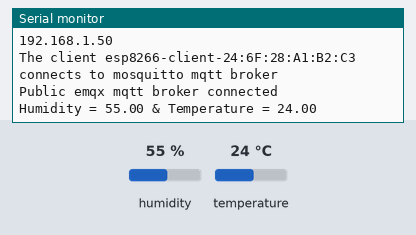
A sketch run on a simulated ESP8266 (NodeMCU). Parts: the last lines printed to the serial monitor. Inputs (shaded band) come from the test bench; at power-on: humidity 55 %, temperature 24 °C. WiFi joins after 1.5 s; servers stay silent unless stated; no MQTT or app messages arrive unless stated.

Above: at 3.3 s.
3.4 s: humidity set to 22 %
At 7.5 s:
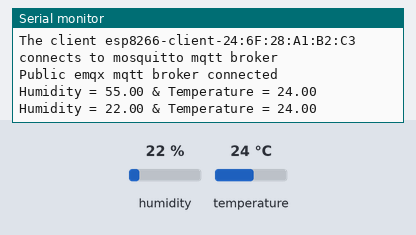
9.0 s: temperature set to 12 °C
At 13.4 s:
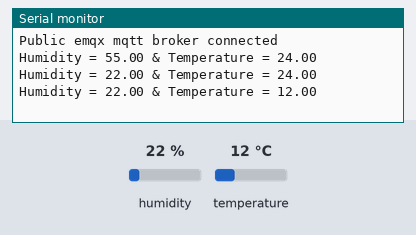
14.6 s: humidity set to 40 %
At 18.1 s:
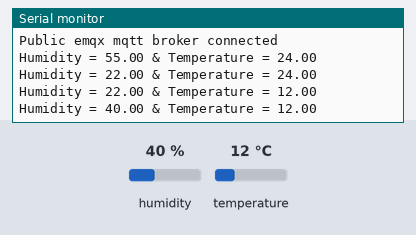
Timing chart, 0 to 19.6 s (numbered marks = the images above; inputs shaded):
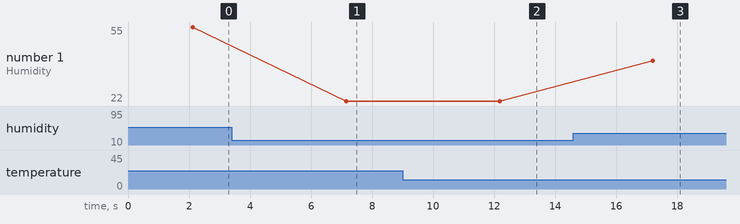

The sketch:

code.ino
```cpp
// Los comentarios del código se encuentran en el informe.
#include <ESP8266WiFi.h>
#include "DHT.h"
#include <PubSubClient.h>

// Temperature config
float t = 0.0;
float h = 0.0;
DHT dht2(0, DHT11);

// Mosquitto config
const char *mqtt_broker = "192.168.18.131";
const char *topic = "test/topic";
const int mqtt_port = 1883;

// Network config
WiFiClient espClient;
PubSubClient client(espClient);
const char *ssid = "PEZET-2.4G";
const char *pass = "reb21&ma30";

void setup()
{
      Serial.begin(9600);

      // Humedity sensor
      dht2.begin();
      delay(500); // Delay to let system boot
      Serial.println("DHT11 Humidity & temperature Sensor\n\n");

      // Wifi
      Serial.println("Connecting to ");
      Serial.println(ssid);
      WiFi.begin(ssid, pass);
      while (WiFi.status() != WL_CONNECTED)
      {
            delay(500);
            Serial.print(".");
      }
      Serial.println("");
      Serial.println("WiFi connected");
      Serial.println(WiFi.localIP());

      // Connecting to a mqtt broker
      client.setServer(mqtt_broker, mqtt_port);
      client.setCallback(callback);
      while (!client.connected())
      {
            String client_id = "esp8266-client-";
            client_id += String(WiFi.macAddress());
            Serial.printf("The client %s connects to mosquitto mqtt broker\n", client_id.c_str());
            if (client.connect(client_id.c_str()))
            {
                  Serial.println("Public emqx mqtt broker connected");
            }
            else
            {
                  Serial.print("failed with state ");
                  Serial.print(client.state());
                  delay(2000);
            }
      }
      // publish and subscribe
      // client.publish(topic, "Hello From ESP8266");
      client.subscribe(topic);
}

void callback(char *topic, byte *payload, unsigned int length)
{
      Serial.print("Message arrived in topic: ");
      Serial.println(topic);
      Serial.print("Message:");
      for (int i = 0; i < length; i++)
      {
            Serial.print((char)payload[i]);
      }
      Serial.println();
      Serial.println(" - - - - - - - - - - - -");

      // General
      delay(1000); // Wait before accessing Sensor
}

void loop()
{
      // Humedity and Temperature message
      String msg = "Humidity = " + String(dht2.readHumidity()) + " & " + "Temperature = " + String(dht2.readTemperature());
      client.publish(topic, msg.c_str());
      Serial.println(msg);
      delay(5000);
}
```

Measured:
- after the input at 3.4 s, the serial monitor: prints a new line after 3.8 s (image 1)
- after the input at 9.0 s, the serial monitor: prints a new line after 3.2 s (image 2)
- after the input at 14.6 s, the serial monitor: prints a new line after 2.6 s (image 3)
- plotted number 1: 55 → 22 after the input at 3.4 s, 22 → 40 after the input at 14.6 s
